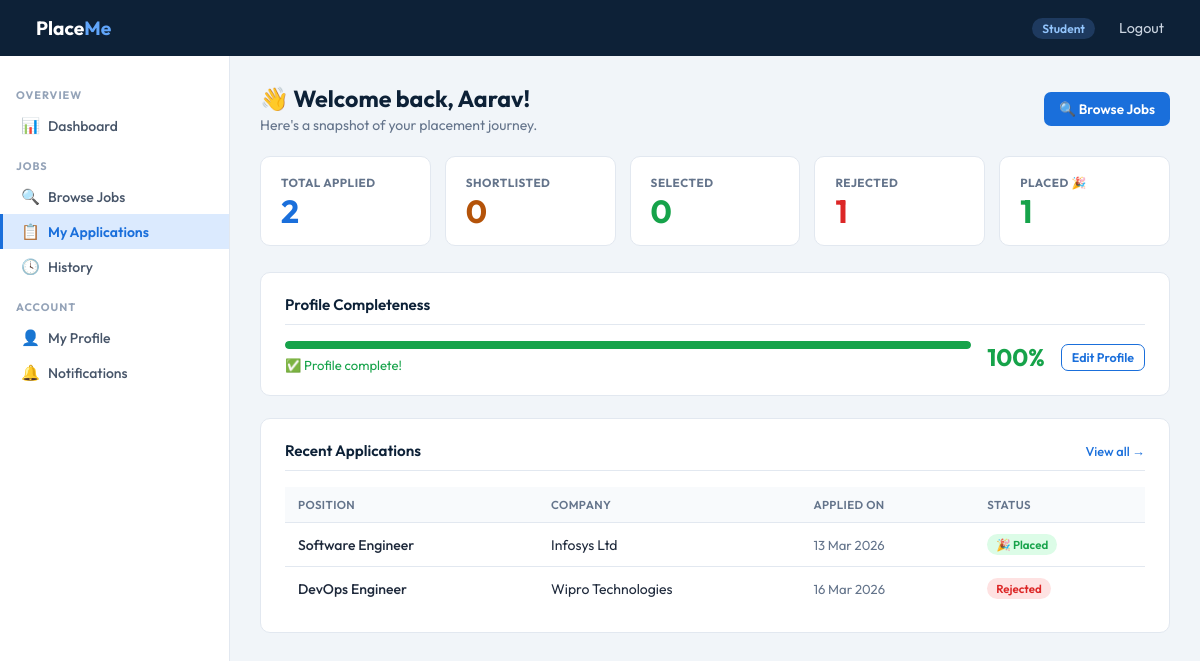
The page /student/applications (signed in) on the database its author committed.
### app.py (models this page shows, shortened)
class Student(db.Model):
    __tablename__ = 'student'
    id         = db.Column(db.Integer, primary_key=True)
    name       = db.Column(db.String(100), nullable=False)
    email      = db.Column(db.String(120), unique=True, nullable=False)
    password   = db.Column(db.String(200), nullable=False)
    stud_id    = db.Column(db.String(50), unique=True)     # enrolment no., e.g. 22CSE045
    contact    = db.Column(db.String(20))
    education  = db.Column(db.Text)   # branch, year, CGPA - freetext for now, TODO: normalise
    skills     = db.Column(db.Text)
    resume_path = db.Column(db.String(200))
    is_active  = db.Column(db.Boolean, default=True)
    reg_date   = db.Column(db.DateTime, default=datetime.utcnow)
    applications = db.relationship('Application', backref='student',
                                   lazy=True, cascade='all, delete-orphan')

class Application(db.Model):
    __tablename__ = 'application'
    id         = db.Column(db.Integer, primary_key=True)
    student_id = db.Column(db.Integer, db.ForeignKey('student.id'), nullable=False)
    job_id     = db.Column(db.Integer, db.ForeignKey('job_position.id'), nullable=False)
    status       = db.Column(db.String(20), default='Applied')
    applied_date = db.Column(db.DateTime, default=datetime.utcnow)
    updated_date = db.Column(db.DateTime, default=datetime.utcnow)
    placement = db.relationship('Placement', backref='application',
                                uselist=False, cascade='all, delete-orphan')

class JobPosition(db.Model):
    __tablename__ = 'job_position'
    id             = db.Column(db.Integer, primary_key=True)
    company_id     = db.Column(db.Integer, db.ForeignKey('company.id'), nullable=False)
    title          = db.Column(db.String(100), nullable=False)
    description    = db.Column(db.Text)
    required_skills = db.Column(db.Text)
    experience     = db.Column(db.String(50))    # e.g. "0-1 yr", "fresher"
    salary_range   = db.Column(db.String(50))    # LPA, stored as plain text
    status         = db.Column(db.String(20), default='Active')   # Active | Closed
    is_approved    = db.Column(db.Boolean, default=False)
    posted_date    = db.Column(db.DateTime, default=datetime.utcnow)
    applications = db.relationship('Application', backref='job_position',
                                   lazy=True, cascade='all, delete-orphan')

class Company(db.Model):
    __tablename__ = 'company'
    id          = db.Column(db.Integer, primary_key=True)
    name        = db.Column(db.String(100), nullable=False)
    email       = db.Column(db.String(120), unique=True, nullable=False)
    password    = db.Column(db.String(200), nullable=False)
    industry    = db.Column(db.String(100))
    contact     = db.Column(db.String(20))
    is_approved = db.Column(db.Boolean, default=False)
    is_active   = db.Column(db.Boolean, default=True)
    reg_date    = db.Column(db.DateTime, default=datetime.utcnow)
    job_positions = db.relationship('JobPosition', backref='company',
                                    lazy=True, cascade='all, delete-orphan')

### app.py (the view)
@app.route('/student/applications')
def student_applications():
    if session.get('role') != 'student':
        return redirect(url_for('login'))
    appls = Application.query.filter_by(
        student_id=session['user_id']
    ).order_by(Application.applied_date.desc()).all()
    cnts = {}
    for a in appls:
        cnts[a.status] = cnts.get(a.status, 0) + 1
    stats = {
        'total_applications': len(appls),
        'shortlisted': cnts.get('Shortlisted', 0),
        'selected':    cnts.get('Selected', 0),
        'rejected':    cnts.get('Rejected', 0),
        'placed':      cnts.get('Placed', 0),
    }
    return render_template('student_applications.html', applications=appls, stats=stats)

### app.py (called while the page is built)
@app.context_processor
def inject_stud_ctx():
    if session.get('role') == 'student':
        return dict(student=Student.query.get(session['user_id']))
    return dict(student=None)

### templates/student_applications.html (shortened to what this page needs)
{% extends "base.html" %}
{% block content %}
<div class="page-header">
  <div class="header-row">
    <div>
      <h1>👋 Welcome back, {{ student.name.split()[0] }}!</h1>
      <p>Here's a snapshot of your placement journey.</p>
    </div>
    <a href="{{ url_for('student_jobs') }}" class="btn btn-primary">🔍 Browse Jobs</a>
  </div>
</div>
<div class="stats-grid">
  <div class="stat-card">
    <div class="label">Total Applied</div>
    <div class="value blue">{{ stats.total_applications }}</div>
  </div>
  <div class="stat-card">
    <div class="label">Shortlisted</div>
    <div class="value amber">{{ stats.shortlisted }}</div>
  </div>
  <div class="stat-card">
    <div class="label">Selected</div>
    <div class="value green">{{ stats.selected }}</div>
  </div>
  <div class="stat-card">
    <div class="label">Rejected</div>
    <div class="value red">{{ stats.rejected }}</div>
  </div>
  <div class="stat-card">
    <div class="label">Placed 🎉</div>
    <div class="value green">{{ stats.placed }}</div>
  </div>
</div>
{% set profile_score = 0 %}
{% if student.contact %}{% set profile_score = profile_score + 20 %}{% endif %}
{% if student.education %}{% set profile_score = profile_score + 25 %}{% endif %}
{% if student.skills %}{% set profile_score = profile_score + 25 %}{% endif %}
{% if student.resume_path %}{% set profile_score = profile_score + 30 %}{% endif %}
<div class="card" style="margin-bottom:22px;">
  <div class="card-title">Profile Completeness</div>
  <div style="display:flex;align-items:center;gap:16px;">
    <div style="flex:1;">
      <div style="background:var(--border);border-radius:99px;height:8px;overflow:hidden;">
        <div style="height:100%;width:{{ profile_score }}%;border-radius:99px;background:{% if profile_score == 100 %}var(--green){% elif profile_score >= 60 %}var(--blue){% else %}var(--amber){% endif %};transition:width .4s;"></div>
      </div>
      <div style="margin-top:8px;font-size:.82rem;color:var(--gray);">
        {% if profile_score == 100 %}<span style="color:var(--green);">✅ Profile complete!</span>{% endif %}
      </div>
    </div>
    <div style="font-size:1.5rem;font-weight:700;color:{% if profile_score == 100 %}var(--green){% elif profile_score >= 60 %}var(--blue){% else %}var(--amber){% endif %};">{{ profile_score }}%</div>
    <a href="{{ url_for('student_profile') }}" class="btn btn-outline btn-sm">Edit Profile</a>
  </div>
</div>
<div class="card">
  <div class="card-title" style="display:flex;align-items:center;justify-content:space-between;">
    Recent Applications
    <a href="{{ url_for('student_applications') }}" style="font-size:.8rem;font-weight:500;color:var(--blue);text-decoration:none;">View all →</a>
  </div>
  {% set recent = applications[-5:] | reverse | list if applications else [] %}
  {% if recent %}
  <div class="table-wrap">
    <table>
      <thead>
        <tr>
          <th>Position</th>
          <th>Company</th>
          <th>Applied On</th>
          <th>Status</th>
        </tr>
      </thead>
      <tbody>
        {% for app in recent %}
        <tr>
          <td style="font-weight:500;">{{ app.job_position.title }}</td>
          <td>{{ app.job_position.company.name }}</td>
          <td style="color:var(--gray);font-size:.82rem;">{{ app.applied_date.strftime('%d %b %Y') }}</td>
          <td>
            {% if app.status == 'Applied' %}<span class="badge badge-blue">Applied</span>
            {% elif app.status == 'Shortlisted' %}<span class="badge badge-amber">Shortlisted</span>
            {% elif app.status == 'Interview' %}<span class="badge badge-purple">Interview</span>
            {% elif app.status == 'Selected' %}<span class="badge badge-green">Selected</span>
            {% elif app.status == 'Placed' %}<span class="badge badge-green">🎉 Placed</span>
            {% elif app.status == 'Rejected' %}<span class="badge badge-red">Rejected</span>
            {% endif %}
          </td>
        </tr>
        {% endfor %}
      </tbody>
    </table>
  </div>
  {% else %}
  <div class="empty">
    <div class="emoji">📭</div>
    <p>No applications yet. <a href="{{ url_for('student_jobs') }}" style="color:var(--blue);">Browse open jobs</a> to get started.</p>
  </div>
  {% endif %}
</div>
{% endblock %}

### templates/base.html (style rules this page uses)
*, *::before, *::after { box-sizing: border-box; margin: 0; padding: 0; }
:root { --navy: #0d2137; --blue: #1a6fdb; --blue-lt: #dbeafe; --green: #16a34a; --green-lt:#dcfce7; --amber: #b45309; --amber-lt:#fef3c7; --red: #dc2626; --red-lt: #fee2e2; --gray: #64748b; --border: #e2e8f0; --bg: #f1f5f9; --white: #ffffff; --text: #1e293b; --sidebar-w: 230px; }
body { font-family: 'Outfit', sans-serif; background: var(--bg); color: var(--text); min-height: 100vh; }
.page-header { margin-bottom: 22px; }
.page-header h1 { font-size: 1.45rem; font-weight: 700; color: var(--navy); }
.page-header p { color: var(--gray); margin-top: 3px; font-size: .875rem; }
.header-row { display: flex; align-items: center; justify-content: space-between; flex-wrap: wrap; gap: 10px; }
.card { background: var(--white); border: 1px solid var(--border); border-radius: 10px; padding: 22px 24px; }
.card-title { font-size: .95rem; font-weight: 600; color: var(--navy); margin-bottom: 16px; border-bottom: 1px solid var(--border); padding-bottom: 10px; }
.stats-grid { display: grid; grid-template-columns: repeat(auto-fit, minmax(155px, 1fr)); gap: 14px; margin-bottom: 26px; }
.stat-card { background: var(--white); border: 1px solid var(--border); border-radius: 10px; padding: 18px 20px; }
.stat-card .label { font-size: .73rem; font-weight: 700; color: var(--gray); text-transform: uppercase; letter-spacing: .5px; }
.stat-card .value { font-size: 2rem; font-weight: 700; color: var(--navy); margin-top: 5px; line-height: 1; }
.stat-card .value.blue { color: var(--blue); }
.stat-card .value.green { color: var(--green); }
.stat-card .value.amber { color: var(--amber); }
.stat-card .value.red { color: var(--red); }
.table-wrap { overflow-x: auto; }
table { width: 100%; border-collapse: collapse; font-size: .875rem; }
thead th { background: #f8fafc; color: var(--gray); font-weight: 600; font-size: .72rem; text-transform: uppercase; letter-spacing: .4px; padding: 10px 13px; text-align: left; border-bottom: 1px solid var(--border); }
tbody td { padding: 11px 13px; border-bottom: 1px solid var(--border); vertical-align: middle; }
tbody tr:last-child td { border-bottom: none; }
.btn { display: inline-flex; align-items: center; gap: 5px; padding: 8px 15px; border-radius: 7px; font-size: .85rem; font-weight: 600; border: none; cursor: pointer; text-decoration: none; transition: all .13s; font-family: inherit; }
.btn-primary { background: var(--blue); color: #fff; }
.btn-outline { background: transparent; color: var(--blue); border: 1.5px solid var(--blue); }
.btn-sm { padding: 5px 10px; font-size: .78rem; }
.badge { display: inline-block; padding: 3px 9px; border-radius: 20px; font-size: .72rem; font-weight: 600; }
.badge-green { background: var(--green-lt); color: var(--green); }
.badge-red { background: var(--red-lt); color: var(--red); }

### rows shown on the page
Student: name "Aarav"
Application: job_position "Software Engineer", job_position.company.name "Infosys Ltd", applied_date "13 Mar 2026", status "🎉 Placed"
Application: job_position "DevOps Engineer", job_position.company.name "Wipro Technologies", applied_date "16 Mar 2026", status "Rejected"

### other values the page prints
{{ session.get('role') | capitalize }} "Student"
{{ stats.total_applications }} "2"
{{ stats.shortlisted }} "0"
{{ stats.selected }} "0"
{{ stats.rejected }} "1"
{{ stats.placed }} "1"
{{ profile_score }} "100"
